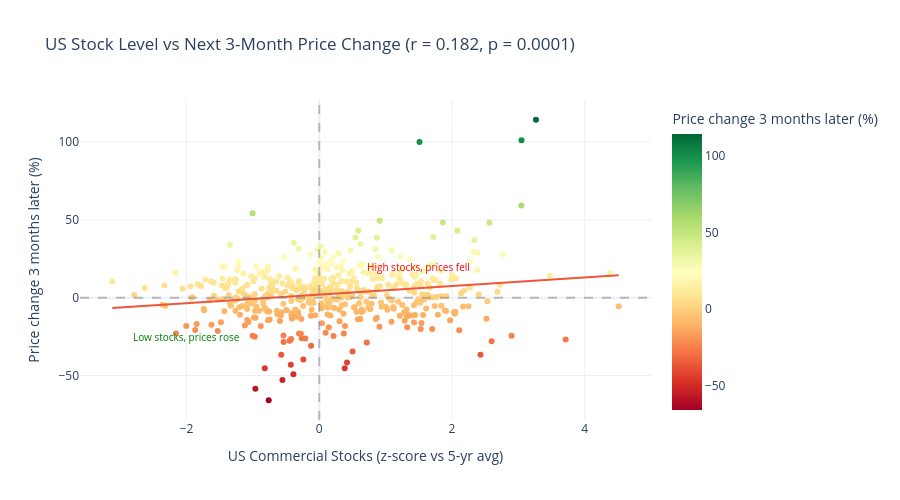

Notebook code cell kept with this figure:
### Code cell
# Scatter: stock z-score vs 3-month price change
fig = px.scatter(
    clean_test, x='stock_z_score', y='price_3m_chg',
    trendline='ols',
    color='price_3m_chg',
    color_continuous_scale='RdYlGn',
    labels={
        'stock_z_score': 'US Commercial Stocks (z-score vs 5-yr avg)',
        'price_3m_chg': 'Price change 3 months later (%)'
    },
    title=f'US Stock Level vs Next 3-Month Price Change (r = {r:.3f}, p = {p:.4f})'
)
fig.add_hline(y=0, line_dash='dash', line_color='gray', opacity=0.5)
fig.add_vline(x=0, line_dash='dash', line_color='gray', opacity=0.5)
fig.add_annotation(
    x=-2, y=-25,
    text='Low stocks, prices rose',
    showarrow=False, font=dict(size=10, color='green')
)
fig.add_annotation(
    x=1.5, y=20,
    text='High stocks, prices fell',
    showarrow=False, font=dict(size=10, color='red')
)
fig.update_layout(template='plotly_white', height=500, showlegend=False)
fig.show()

### Figure 1 — Plotly figure (JSON) as saved in the notebook; plotly's stock layout.template omitted (floating-point values rounded to 4 significant figures; data arrays with more than 128 entries replaced by an {"elided": "..."} marker saying what was removed)
{"data": [{"hovertemplate": "US Commercial Stocks (z-score vs 5-yr avg)=%{x}<br>Price change 3 months later (%)=%{marker.color}<extra></extra>", "legendgroup": "", "marker": {"color": {"elided": "461 float values"}, "coloraxis": "coloraxis", "symbol": "circle"}, "mode": "markers", "name": "", "orientation": "v", "showlegend": false, "type": "scatter", "x": {"elided": "461 float values"}, "xaxis": "x", "y": {"elided": "461 float values"}, "yaxis": "y"}, {"hovertemplate": "<b>OLS trendline</b><br>price_3m_chg = 2.75754 * stock_z_score + 1.91991<br>R<sup>2</sup>=0.033162<br><br>US Commercial Stocks (z-score vs 5-yr avg)=%{x}<br>Price change 3 months later (%)=%{y} <b>(trend)</b><extra></extra>", "legendgroup": "", "marker": {"symbol": "circle"}, "mode": "lines", "name": "", "showlegend": false, "type": "scatter", "x": {"elided": "461 float values"}, "xaxis": "x", "y": {"elided": "461 float values"}, "yaxis": "y"}], "layout": {"annotations": [{"font": {"color": "green", "size": 10}, "showarrow": false, "text": "Low stocks, prices rose", "x": -2, "y": -25}, {"font": {"color": "red", "size": 10}, "showarrow": false, "text": "High stocks, prices fell", "x": 1.5, "y": 20}], "coloraxis": {"colorbar": {"title": {"text": "Price change 3 months later (%)"}}, "colorscale": [[0, "rgb(165,0,38)"], [0.1, "rgb(215,48,39)"], [0.2, "rgb(244,109,67)"], [0.3, "rgb(253,174,97)"], [0.4, "rgb(254,224,139)"], [0.5, "rgb(255,255,191)"], [0.6, "rgb(217,239,139)"], [0.7, "rgb(166,217,106)"], [0.8, "rgb(102,189,99)"], [0.9, "rgb(26,152,80)"], [1, "rgb(0,104,55)"]]}, "height": 500, "legend": {"tracegroupgap": 0}, "shapes": [{"line": {"color": "gray", "dash": "dash"}, "opacity": 0.5, "type": "line", "x0": 0, "x1": 1, "xref": "x domain", "y0": 0, "y1": 0, "yref": "y"}, {"line": {"color": "gray", "dash": "dash"}, "opacity": 0.5, "type": "line", "x0": 0, "x1": 0, "xref": "x", "y0": 0, "y1": 1, "yref": "y domain"}], "showlegend": false, "title": {"text": "US Stock Level vs Next 3-Month Price Change (r = 0.182, p = 0.0001)"}, "xaxis": {"anchor": "y", "domain": [0, 1], "title": {"text": "US Commercial Stocks (z-score vs 5-yr avg)"}}, "yaxis": {"anchor": "x", "domain": [0, 1], "title": {"text": "Price change 3 months later (%)"}}}}
